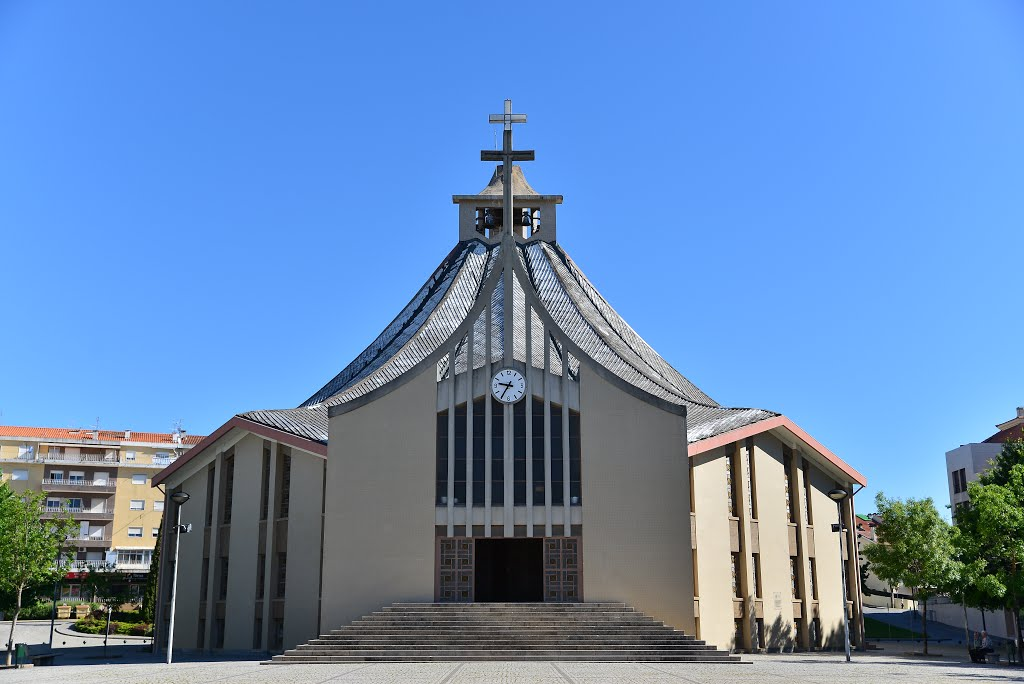
#> input picture Folha de Exercicios/Relatorio/igreja1.jpg, 1024 x 684 px
$ python sift.py
#> lines starting #> are read from the running program, lines starting #| are printed output that depends on the picture
import cv2
import matplotlib.pyplot as plt

img1 = cv2.imread("igreja1.jpg")
#> img1 is the input picture: shape (684, 1024, 3); mean B, G, R 184.6, 137.9, 101.5
img2 = cv2.imread("igreja2.jpg")
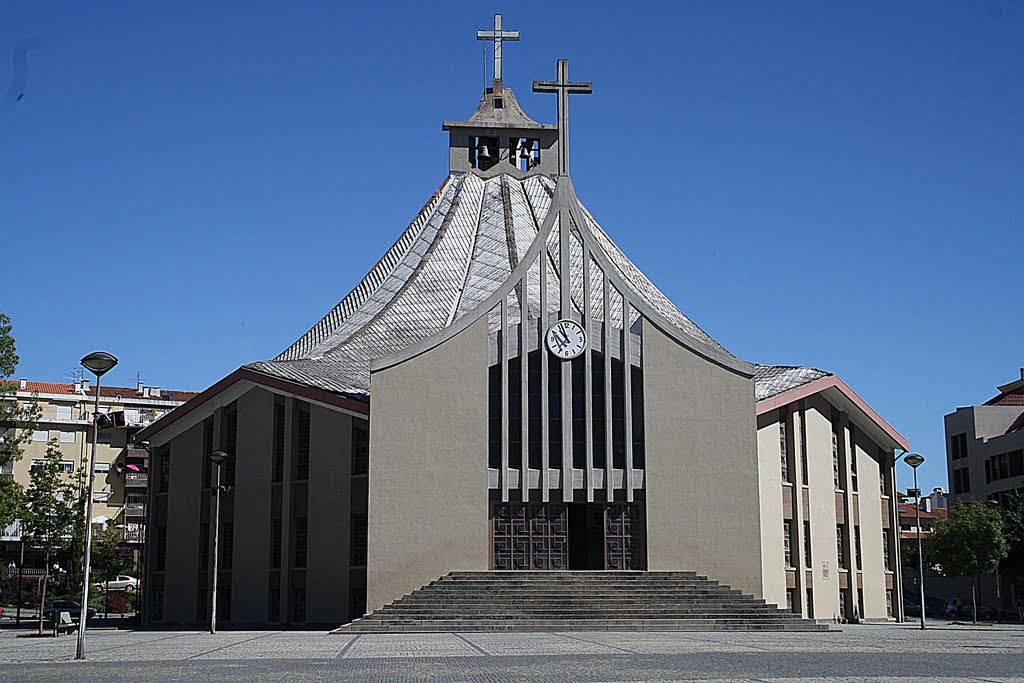
#> input picture Folha de Exercicios/Relatorio/igreja2.jpg, 1024 x 683 px
#> img2 is the input picture: shape (683, 1024, 3); mean B, G, R 137.6, 106.8, 85.4

img1 = cv2.cvtColor(img1, cv2.COLOR_BGR2GRAY)
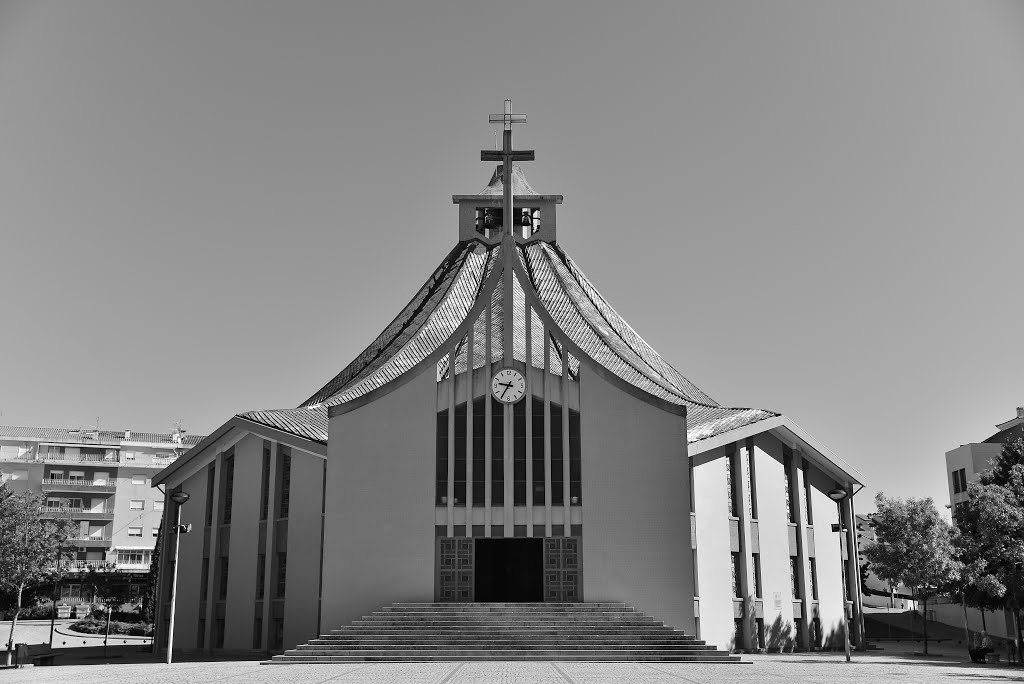
#> img1: shape (684, 1024); min 0, max 255, mean 132.3
img2 = cv2.cvtColor(img2, cv2.COLOR_BGR2GRAY)
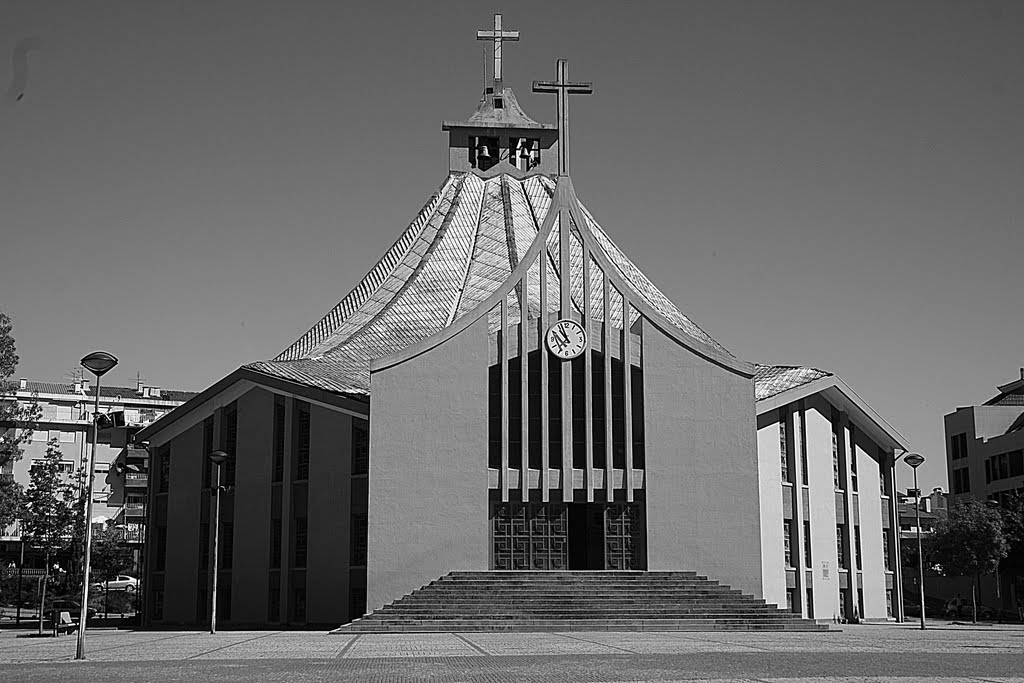
#> img2: shape (683, 1024); min 0, max 255, mean 103.9

img1 = cv2.GaussianBlur(img1, (3, 3), 0)
img2 = cv2.GaussianBlur(img2, (3, 3), 0)

sift = cv2.SIFT_create()

# Feature Matching
bf = cv2.BFMatcher(cv2.NORM_L1, crossCheck=True)

keypoints_1, descriptor_1 = sift.detectAndCompute(img1, None)
#> keypoints_1 = 2993 keypoints; strongest (x, y, size): (835, 528, 5.2), (800, 473, 4.7), (743, 452, 5.9), (756, 556, 5.3)
keypoints_2, descriptor_2 = sift.detectAndCompute(img2, None)
#> keypoints_2 = 4548 keypoints; strongest (x, y, size): (56, 566, 3.1), (847, 432, 4), (518, 153, 3.3), (519, 145, 2.8)

matches = bf.match(descriptor_1, descriptor_2)
#> matches = 755 matches
matches = sorted(matches, key=lambda x: x.distance)

img3 = cv2.drawMatches(
    img1, keypoints_1, img2, keypoints_2, matches[:100], img2, flags=2
)
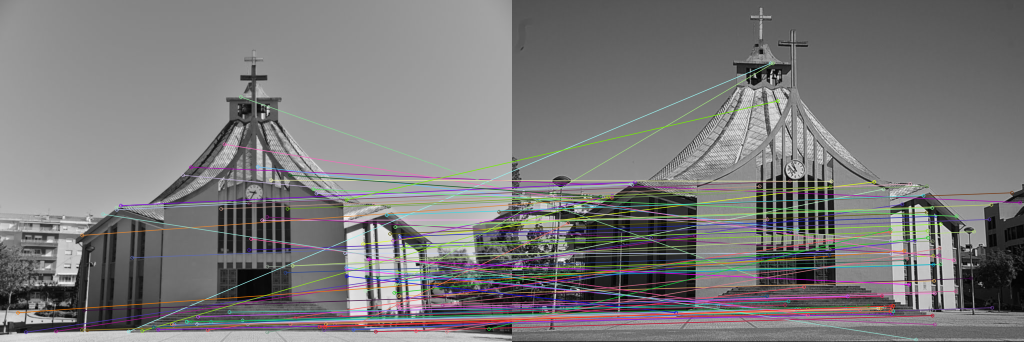
#> img3: shape (684, 2048, 3) (shown at 1/2 size); mean of channels 0, 1, 2 121.6, 121, 122.5; drawn as B, G, R


plt.imshow(img3)
plt.savefig("sift_match.jpg")
plt.show()
